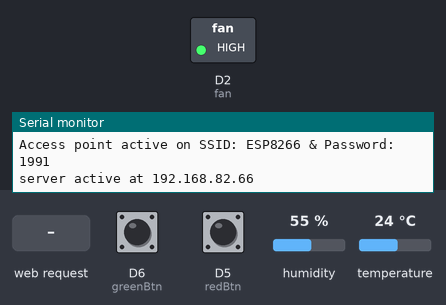
A sketch run on a simulated ESP8266 (NodeMCU). Shown: switched loads named in the sketch (green lamp = pin HIGH), the last lines printed to the serial monitor. The inputs (shaded band) are chosen by the test bench; at power-on: D6 (greenBtn) HIGH, D5 (redBtn) HIGH, humidity 55 %, temperature 24 °C.

Above: at 1.2 s.
1.3 s: D6 (greenBtn) pulled LOW for 0.15 s
At 2.2 s:
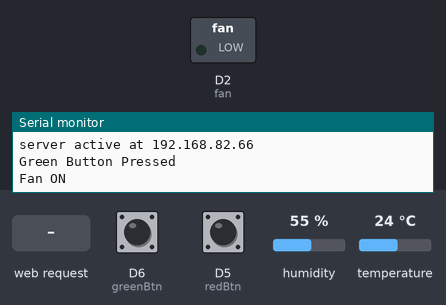
4.4 s: D5 (redBtn) pulled LOW for 0.15 s
6.0 s: HTTP request GET /value received
7.5 s: HTTP request GET /fan?state=1 received
At 8.1 s:
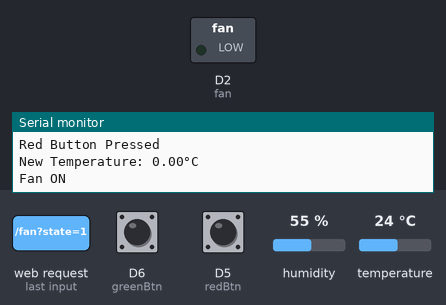
9.0 s: HTTP request GET /fan received
At 10.2 s:
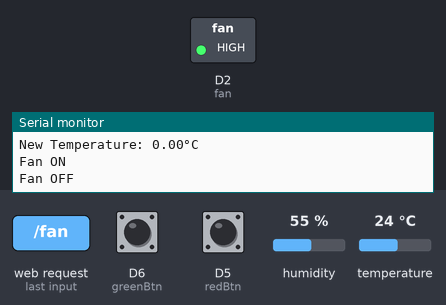
10.5 s: D6 (greenBtn) driven LOW and D5 (redBtn) driven LOW
At 12.0 s:
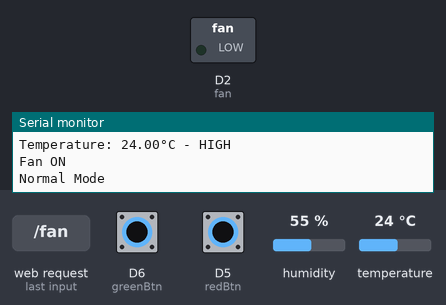
Timing chart, 0 to 14.0 s (numbered marks = the images above; inputs shaded):
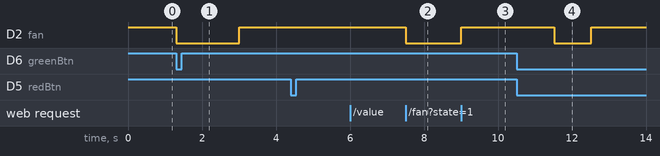

The sketch:

arudinoFan_.ino
```cpp
#include <ESP8266WiFi.h>
#include <ESP8266WebServer.h>
#include <DHT.h>

const char* ssid = "ESP8266";
const char* password = "1991";

ESP8266WebServer server(80);
IPAddress local_IP(192, 168, 82, 66);
IPAddress gateway(192, 168, 1, 1);
IPAddress subnet(255, 255, 255, 0);

#define redBtn D5
#define greenBtn D6
#define fan D2
#define dhtPin D4

#define dhtType DHT11
DHT dht(dhtPin, dhtType);

float temp;
float setTemp = 25.0;

bool mode = false;
bool runOnce = false;
String stat = "OFF";
int status = 0;
int count = 0;
unsigned long timeNow = 0;

const char HTML[] PROGMEM = R"=====(
<!DOCTYPE html>
<html>
  <body>
    <center>
      <h1 style='margin: 1em'>Fan Status:</h1>
      <h1 id = 'status'>OFF</h1>
      <div>
        <form action="/fan">
          <button style='margin: 2em; padding: 0em 1em' name='state' value=1><h1>On</h1></button>
          <button style='margin: 2em; padding: 0em 1em' name='state' value=0><h1>Off</h1></button>
        </form>
      </div>
      <form action="/value">
        <h1>Set Temperature:</h1><br>
        <input type='number' step='0.01' name='temp' style='font-size: 2em; padding: 0.25em;'>
        <br><br>
        <button style='margin: 2em; padding: 0em 1em;' type="submit"><h1>Submit</h1></button>
      </form>
    </center>
    <script>
      setInterval(
        function() {
          var xhr = new XMLHttpRequest();
          xhr.onreadystatechange = function() {
            if (this.readyState == 4 && this.status == 200) {
              document.getElementById('status').innerHTML = this.responseText;
            }
          };
          xhr.open('GET', '/status', true);
          xhr.send();
        },
      100);
    </script>
  </body>
</html>
)=====";

void handleRoot() {
  server.send(200, "text/html", HTML);
}

void handleStatus() {
  server.send(200, "text/html", stat);
}

void handleValue() {
    setTemp = server.arg("temp").toFloat();
  server.send(200, "text/html", HTML);

  Serial.print("New Temperature: ");
  Serial.print(setTemp);
  Serial.println(F("°C"));
}

void handleFan() {
  int state = server.arg("state").toInt();
  server.send(200, "text/html", HTML);

  if (state == 1){
    digitalWrite(fan, LOW);
    stat = "ON";
  }
  else{
    digitalWrite(fan, HIGH);
    stat = "OFF";
  }
  Serial.print("Fan ");
  Serial.println(stat);
}

void handleNotFound() {
  server.send(404, "text/plain", "The content you are looking for was not found.");
}

void setup() {
  Serial.begin(115200);
  pinMode(redBtn, INPUT_PULLUP);
  pinMode(greenBtn, INPUT_PULLUP);
  pinMode(fan, OUTPUT);
  digitalWrite(fan, HIGH);

  dht.begin();

  Serial.println("Setting up Access point...");
  WiFi.mode(WIFI_AP);
  WiFi.softAPConfig(local_IP, gateway, subnet);
  WiFi.softAP(ssid, password);

  Serial.println();
  Serial.print("Access point active on SSID: ");
  Serial.print(ssid);
  Serial.print(" & Password: ");
  Serial.println(password);

  server.on("/", handleRoot);
  server.on("/status", handleStatus);
  server.on("/value", handleValue);
  server.on("/fan", handleFan);
  server.onNotFound(handleNotFound);

  server.begin();
  Serial.print("server active at ");
  Serial.println(WiFi.softAPIP());
}

void loop() {
  server.handleClient();

  if (digitalRead(redBtn) == LOW && digitalRead(greenBtn) == LOW) {
    if (mode) {
      mode = false;
      Serial.println("Normal Mode");
    }
    else {
      mode = true;
      Serial.println("Temp Mode");
    }
    delay(1000);
  }

  else if (digitalRead(redBtn) == LOW && digitalRead(greenBtn) == HIGH) {
    Serial.println("Red Button Pressed");
    digitalWrite(fan, HIGH);
    status = 0;
    count = 0;
    stat = "OFF";
    delay(250);
    mode = false;
  }

  else if (digitalRead(greenBtn) == LOW && digitalRead(redBtn) == HIGH) {
    Serial.println("Green Button Pressed");
    digitalWrite(fan, LOW);
    status = 1;
    count = 0;
    stat = "ON";
    delay(250);
    mode = false;
  }

  if (millis() - timeNow >= 1000) {
    timeNow = millis();
    if (mode) {
      temp = dht.readTemperature();
      Serial.print(F("Temperature: "));
      Serial.print(temp);
      Serial.print(F("°C - "));

      if (temp > setTemp && !runOnce) {
        runOnce = true;
        Serial.print("HIGH");
        digitalWrite(fan, LOW);
        status = 1;
        count = 0;
        stat = "ON";
      }
      if (temp < setTemp) {
        runOnce = false;
        Serial.print("LOW");
        digitalWrite(fan, HIGH);
        status = 0;
        count = 0;
        stat = "OFF";
      }

      Serial.println();
    }

    if (status == 1) {
      Serial.println("Fan ON");
      count = count + 1;
      if (count >= 2) {
        digitalWrite(fan, HIGH);
        status = 2;
        stat = "OFF";
        count = 0;
      }
    }
    if (status == 2) {
      Serial.println("Fan OFF");
      count = count + 1;
      if (count >= 4) {
        digitalWrite(fan, LOW);
        status = 1;
        stat = "ON";
        count = 0;
      }
    }
  }
}
```

Measured:
- after the input at 1.3 s, D2 (fan): HIGH → LOW at once, → HIGH 1.7 s later
- after the input at 7.5 s, D2 (fan): HIGH → LOW at once
- after the input at 9.0 s, D2 (fan): LOW → HIGH at once
- after the input at 10.5 s, D2 (fan): HIGH → LOW after 1.0 s, → HIGH 1.0 s later
